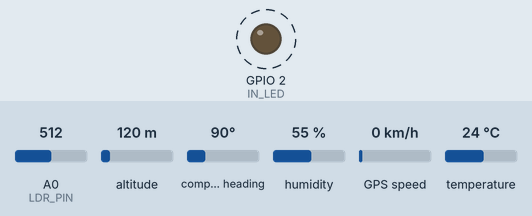
This sketch was run on a simulated ESP8266 (NodeMCU). On the bench: output pins drawn as LEDs (lit = HIGH). Dashed ring = blinking. The test bench sets the inputs (shaded band); at power-on: A0 (LDR_PIN) = 512, altitude 120 m, compass heading 90°, humidity 55 %, GPS speed 0 km/h, temperature 24 °C. WiFi joins after 1.5 s; servers stay silent unless stated; the GPS gets a fix after 3 s at 37.7749, -122.4194 with 8 satellites; no MQTT or app messages arrive unless stated; not simulated (calls return 0 or success): Secret.h.

Above: at 2.1 s.
Timing chart, 0 to 6.2 s (numbered marks = the images above):
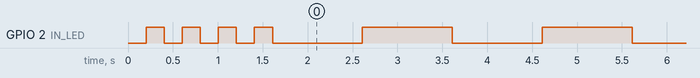

Measured:
- by itself, GPIO 2 (IN_LED): goes 3 × (LOW 0.20 s, HIGH 0.20 s), 63 × (LOW 1.0 s, HIGH 1.0 s), then LOW
- by itself, everything shown: repeats every 4.1 s, in 4 steps

The sketch:

ESP_buffer_light_sleep.ino
```cpp
/*
    Embedded program of group Viziduc WireBark 2020 - Final 2nd. sem project

        Check readme.txt before working with this programe!

    GPIO16(WAKE) and RST has to be connected for proper function of this programe!
 */

// LIBRARIES
#include <ESP8266WiFi.h>
#include "Secret.h"                                 // Stores SSID , PSW
#include <DHT.h>                                    // TEM / HUM sensor
#include <PubSubClient.h>                           // MQTT
#include <TinyGPS++.h>                              // GPS
#include <SoftwareSerial.h>                         // GPIO Serial connection
#include <CircularBuffer.h>                         // Better arrays

// DEFINITIONS
#define DHTPIN 13                                   // <-----
#define DHTTYPE DHT22                               // DHT22(AM2302)
#define LDR_PIN A0                                  // only analog pin on ESP=A0
#define IN_LED 2                                    // on-board LED on ESP=2
#define RXPinGPS 4                                  // <-----
#define TXPinGPS 5                                  // <-----
#define DEEP_SLEEP 60e6                             // in microseconds
#define MQTT_SERVER "192.168.0.192"                 // <-----  LOCALHOST
#define MQTT_PORT 1883                              // <-----  default
#define ROOT_TOPIC "baaa"                           // Add '/' before device
#define DEVICE_NAME "/sensor1"                      // <-----  original w. '/'

// VARIABLES and CONSTANTS
float temperature, humidity;                        // raw dht data
uint16 light;                                       // light val max 1024
const uint16 light_treshold = 400;                  // minimal value to operate
bool maintenanceNeeded = false;                     // flag for maintenance
bool maintenanceMode = false;                       // mode flag
short sleepMode = 2;
// TIMERS (49d. for millis roll-over)
unsigned long timer1 = 0, lastReconnect = 0, interval = 5000;
// ARRAYS for MQTT values
char temp_a[6], hum_a[4], light_a[5];               // char buffers for publish
// -WORK-IN-PROGRESS
CircularBuffer<float,25> temp_stor;
CircularBuffer<float,25> hum_stor;
CircularBuffer<int,25> light_stor;
CircularBuffer<double,25> lat_stor;
CircularBuffer<double,25> lon_stor;
CircularBuffer<uint32,25> date_stor;
CircularBuffer<uint32,25> time_stor;
// GPS DATA VARIABLES
double latitude, longitude;
uint32 date_raw, time_raw;
char lat_a[10], lon_a[11];
char date_a[7], time_a[9];
// MQTT TOPIC PATHS
char temp_topic[20], hum_topic[20], light_topic[20];
char lat_topic[20], lon_topic[20];
char date_topic[20], time_topic[20];

// MQTT ASSIGN PATH FUNCTION
void pathAssign(void) {
// temperature
	strcpy(temp_topic, ROOT_TOPIC);                  // Check readme.txt
	strcat(temp_topic, DEVICE_NAME);                 // Check readme.txt
	strcat(temp_topic, "/temp");
// humidity
	strcpy(hum_topic, ROOT_TOPIC);
	strcat(hum_topic, DEVICE_NAME);
	strcat(hum_topic, "/hum");
// light
	strcpy(light_topic, ROOT_TOPIC);
	strcat(light_topic, DEVICE_NAME);
	strcat(light_topic, "/lux");
// latitude
	strcpy(lat_topic, ROOT_TOPIC);
	strcat(lat_topic, DEVICE_NAME);
	strcat(lat_topic, "/lat");
// longitude
	strcpy(lon_topic, ROOT_TOPIC);
	strcat(lon_topic, DEVICE_NAME);
	strcat(lon_topic, "/lon");
// GPS date
	strcpy(date_topic, ROOT_TOPIC);
	strcat(date_topic, DEVICE_NAME);
	strcat(date_topic, "/date");
// GPS time
	strcpy(time_topic, ROOT_TOPIC);
	strcat(time_topic, DEVICE_NAME);
	strcat(time_topic, "/time");
}

// INITIALIZATIONS

// The TinyGPS++ object
TinyGPSPlus gps;

// The serial connection to the GPS device
SoftwareSerial ss(RXPinGPS, TXPinGPS);

// DHT OBJECT
DHT dht(DHTPIN, DHTTYPE);

// NETWORK SETUP
WiFiClient espClient;

/*Put your SSID & Password*/
const char* ssid = SECRET_SSID;                         // Secret.h
const char* password = SECRET_PSW;                      // Secret.h

// MQTT SETUP
PubSubClient mqttClient(espClient);

const char* mqtt_user = SECRET_MQTT_USER;
const char* mqtt_psw = SECRET_MQTT_PSW;

// FUNCTIONS
bool measureTemp(void) {
	temperature = dht.readTemperature();
	// if isnan read last from buffer and copy it
	if (isnan(temperature)) {
		temperature = temp_stor.last();
		temp_stor.push(temperature);
		return false;
	} else {
		temp_stor.push(temperature);
		return true;
	}
}

bool measureHum(void) {
	humidity = dht.readHumidity();
	// if isnan read last from buffer and copy it
	if (isnan(humidity)) {
		humidity = hum_stor.last();
		hum_stor.push(humidity);
		return false;
	} else {
		hum_stor.push(humidity);
		return true;
	}
}

bool measureLight(void) {
	light = analogRead(LDR_PIN);
	  // if isnan or not in interval 0 - 1024 read last from buffer and copy it
	if (isnan(light) || !(0 <= light && light <= 1024)) {
		light = light_stor.last();
		light_stor.push(light);
		return false;
	} else {
		light_stor.push(light);
		return true;
	}
}

void gpsParser(void) {
	if (ss.available() > 0) {
		gps.encode(ss.read());
		if (gps.location.isUpdated()) {
			latitude = gps.location.lat();
			longitude = gps.location.lng();
		}
		if (gps.date.isUpdated()) {
			date_raw = gps.date.value();
		}
		if (gps.time.isUpdated()) {
			time_raw = gps.time.value();
		}
	}
}

unsigned long blink = 0;
void blinker(void) {
	if (millis() >= blink + 1000) {
		digitalWrite(IN_LED, !digitalRead(IN_LED));
		blink = millis();
	}
}

// Non-blocking mqtt connection function
boolean reconnect(void) {
	const char* clientId = DEVICE_NAME;
	if (mqttClient.connect(clientId, mqtt_user, mqtt_psw)) {
		sensorACK();
	}
	return mqttClient.connected();
}

void mqttPublish(void) {
	while (!light_stor.isEmpty()) {
		dtostrf(temp_stor.shift(), 4, 1, temp_a);            // Check readme.txt
		dtostrf(hum_stor.shift(), 3, 0, hum_a);
		sprintf(light_a, "%d", light_stor.shift());			 // Check readme.txt
		dtostrf(lat_stor.shift(), 9, 6, lat_a);
		dtostrf(lon_stor.shift(), 10, 6, lon_a);
		sprintf(date_a, "%d", date_stor.shift());            // DDMMYY
		sprintf(time_a, "%d", time_stor.shift());            // HHMMSSCC
		time_a[strlen(time_a)-2] = '\0';                     // Removes centi-seconds

		mqttClient.publish(temp_topic, temp_a);
		mqttClient.publish(hum_topic, hum_a);
		mqttClient.publish(light_topic, light_a);
		mqttClient.publish(lat_topic, lat_a);
		mqttClient.publish(lon_topic, lon_a);
		mqttClient.publish(date_topic, date_a);
		mqttClient.publish(time_topic, time_a);

		delay(100); // Delay in order to not spam Python
	}
}

void sensorACK(void) {                                       // ACK to ROOT_TOPIC
	char ack_msg[20];
	if (maintenanceNeeded) {
		strcpy(ack_msg, "maintenance");
		strcat(ack_msg, DEVICE_NAME);
		mqttClient.publish(ROOT_TOPIC, ack_msg);
	} else {
		strcpy(ack_msg, "working");
		strcat(ack_msg, DEVICE_NAME);
		mqttClient.publish(ROOT_TOPIC, ack_msg);
	}
}

void sleepDeep(void) {                                       // Erases RAM
	system_deep_sleep_set_option(2);                         // Check readme.txt
	system_deep_sleep(DEEP_SLEEP);
}

void sleepLight(void) {                                      // Keeps RAM
	digitalWrite(IN_LED, HIGH);
	delay(DEEP_SLEEP / 1000);								 // change micro to milli
	measureLight();
}

void sleep(void) {
	if (!light_stor.isEmpty()) {
		sleepMode = 1;
	}
	else {
		sleepMode = 2;
	}
	if (sleepMode == 1) {
		sleepLight();
	}
	else if (sleepMode == 2) {
		sleepDeep();
	}
}

void setup() {
	// IO setup
	pinMode(IN_LED, OUTPUT);
	pinMode(LDR_PIN, INPUT);
	Serial.begin(9600);

	measureLight();
	if(light < light_treshold) {
		sleep();
	} else {
		// Check readme.txt
		WiFi.disconnect();                                 // Clears WiFi cache

		// INIT
		pathAssign();                                      // Init topic paths
		ss.begin(9600);                                    // GPS baudrate

		dht.begin();

		// WiFi SETUP
		WiFi.mode(WIFI_STA);                               // WiFi as station (NOT AP)
		wifi_set_sleep_type(LIGHT_SLEEP_T);                // allowing entry to light sleep during idle

		WiFi.begin(ssid, password);
		wifi_station_set_auto_connect(true);
		byte connectionAttemps = 0;
		while (WiFi.status() != WL_CONNECTED) {
			delay(200);
			digitalWrite(IN_LED, !digitalRead(IN_LED));
			connectionAttemps++;
			if (connectionAttemps >= 20) {
				break;
			}
		}

		digitalWrite(IN_LED, HIGH);                        // reversed (HIGH == led off)

		mqttClient.setServer(MQTT_SERVER, MQTT_PORT);

		// first measurement and fail-check
		if (measureTemp() == false) maintenanceNeeded = true;
		if (measureHum() == false) maintenanceNeeded = true;
		if (measureLight() == false) maintenanceNeeded = true;

	}
}

void loop() {
	if (light >= light_treshold && maintenanceMode == false) {
		// M Q T T  H A N D L E R
		if (!mqttClient.connected()) {                          // Loss of connection
			if (millis() >= lastReconnect + 2000) {             // reconnectInterval
				lastReconnect = millis();
				if (reconnect()) {                              // Try reconnect
					lastReconnect = 0;                          // Succesfull reconection
				}
			}
		} else {                                                // Connected-keep MQTT alive
			mqttClient.loop();
		}

		// C O D E  P A R T
		if (WiFi.status() == WL_CONNECTED && mqttClient.connected() && maintenanceNeeded) {
			maintenanceMode = true;
		}

		// M E A S U R E M E N T S  5  M i n (TESTING SET FOR 5 SEC)
		if (millis() >= timer1 + interval) {
			if (measureTemp() == false) maintenanceNeeded = true;
			if (measureHum() == false) maintenanceNeeded = true;
			if (measureLight() == false) maintenanceNeeded = true;

			lat_stor.push(latitude);
			lon_stor.push(longitude);
			date_stor.push(date_raw);
			time_stor.push(time_raw);

			if (WiFi.status() == WL_CONNECTED && mqttClient.connected()) {
				mqttPublish();
			}
			timer1 = millis();
		}
		gpsParser();                                                // Funnel data to GPS obj
		blinker();                                                  // Debug

	} else {
		sensorACK();
		mqttClient.publish(ROOT_TOPIC, "sleep we go");
		delay(100);
		sleep();
	}
}
```
